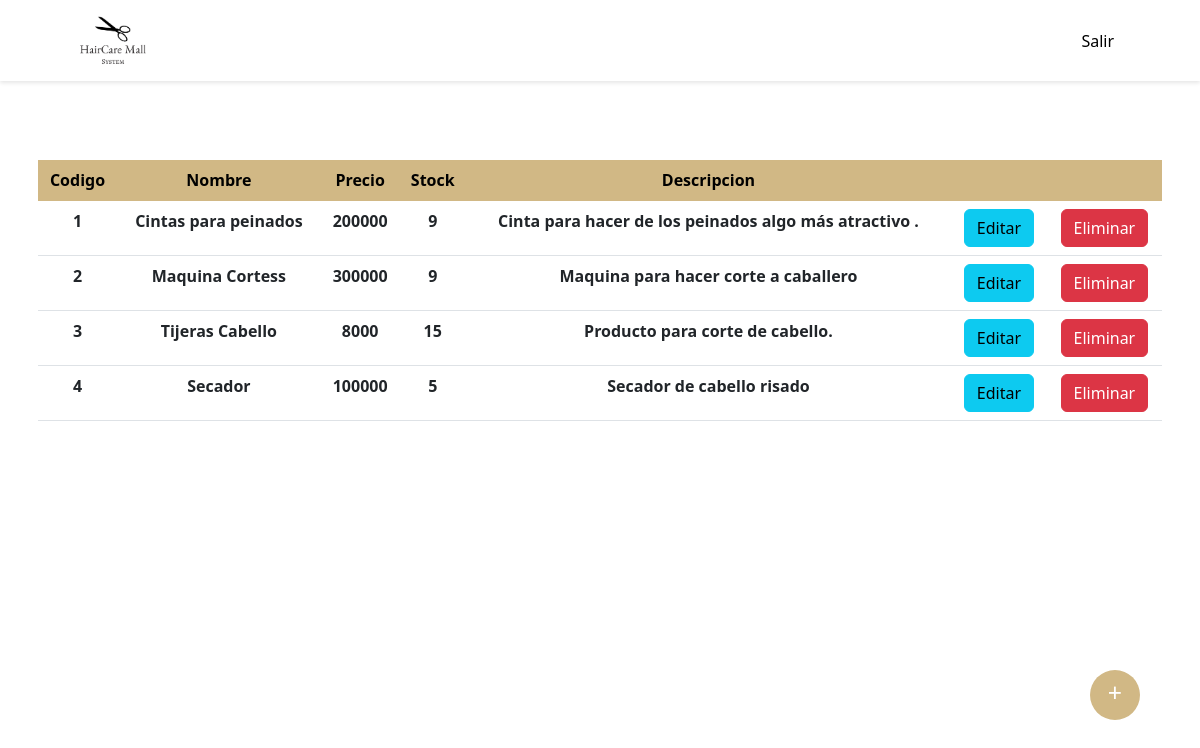
Screenshot of /crud.php with the database file from the repository.
### tables this page shows
CREATE TABLE `producto` (
  `prod_codigo` int(11) NOT NULL,
  `prod_nombre` varchar(50) DEFAULT NULL,
  `prod_precioVenta` float DEFAULT NULL,
  `prod_Stock` float DEFAULT NULL,
  `prod_descripcion` text DEFAULT NULL
);

### crud.php (the view, shortened to what this page needs)
<?php
    $con=conectar();
    $sql="SELECT *  FROM producto";
    $query=mysqli_query($con,$sql);
?>
<!DOCTYPE html>
<html lang="en">
<?php
include('head.php');
include('navbarR.php');
?>
    <body>
            <div class="container table" style="margin-top:10rem;">
                <div class="row justify-content-start px-2">
                    <table class="table" >
                                <thead class="table-success table-striped" >
                                    <tr>
                                        <th>Codigo</th>
                                        <th>Nombre</th>
                                        <th>Precio</th>
                                        <th>Stock</th>
                                        <th>Descripcion</th>
                                        <th></th>
                                        <th></th>
                                    </tr>
                                </thead>
                                <tbody>
                                        <?php
                                            while($row=mysqli_fetch_array($query)){
                                        ?>
                                            <tr>
                                                <th><?php  echo $row['prod_codigo']?></th>
                                                <th><?php  echo $row['prod_nombre']?></th>
                                                <th><?php  echo $row['prod_precioVenta']?></th>
                                                <th><?php  echo $row['prod_Stock']?></th>
                                                <th><?php  echo $row['prod_descripcion']?></th>
                                                <th><a href="actualizar.php?id=<?php echo $row['prod_codigo'] ?>" class="btn btn-info">Editar</a></th>
                                                <th><a href="delete.php?id=<?php echo $row['prod_codigo'] ?>" class="btn btn-danger">Eliminar</a></th>
                                            </tr>
                                        <?php
                                            }
                                        ?>
                                </tbody>
                    </table>
                </div>
            </div>
            <button type="button" class="btn btn-primary boton-agrega" data-bs-toggle="modal" data-bs-target="#modalInsertar">
            </button>
    </body>
</html>

### head.php (shortened to what this page needs)
<head>
        <link href="https://cdn.jsdelivr.net/npm/bootstrap-icons@1.4.1/font/bootstrap-icons.css" rel="stylesheet" />
        <link href="css/styles.css" rel="stylesheet" />
    </head>

### navbarR.php (shortened to what this page needs)
<nav class="navbar navbar-expand-lg navbar-dark">
            <div class="container px-5">
                <a class="navbar-brand" href="#!"><img src="./img/logo_system.png" style="max-width:70px;" alt=""></a>
                <div class="collapse navbar-collapse" id="navbarSupportedContent" style="color:#000 !important;">
                    <ul class="navbar-nav ms-auto mb-2 mb-lg-0">
                        <li class="nav-item"><a class="nav-link" aria-current="page" href="index.php">Salir</a></li>
                    </ul>
                </div>
            </div>
        </nav>

### crud.php (style rules this page uses)
.boton-agrega { position: fixed; bottom: 10%; right: 5%; width: 50px; height: 50px; border-radius: 50%; color: #ffffff; border: none; cursor: pointer; display: flex; justify-content: center; align-items: center; font-size: 25px; z-index: 99; }
.boton-agrega::before { position: relative; top:-6%; content:'+'; }
.container.table { overflow:scroll; }
@media (min-width:768px) { .container.table { overflow: auto; } }

### rows the page displays
producto: prod_codigo "1", prod_nombre "Cintas para peinados", prod_precioVenta "200000", prod_Stock "9", prod_descripcion "Cinta para hacer de los peinados algo más atractivo ."
producto: prod_codigo "2", prod_nombre "Maquina Cortess", prod_precioVenta "300000", prod_Stock "9", prod_descripcion "Maquina para hacer corte a caballero"
producto: prod_codigo "3", prod_nombre "Tijeras Cabello", prod_precioVenta "8000", prod_Stock "15", prod_descripcion "Producto para corte de cabello."
producto: prod_codigo "4", prod_nombre "Secador", prod_precioVenta "100000", prod_Stock "5", prod_descripcion "Secador de cabello risado"
